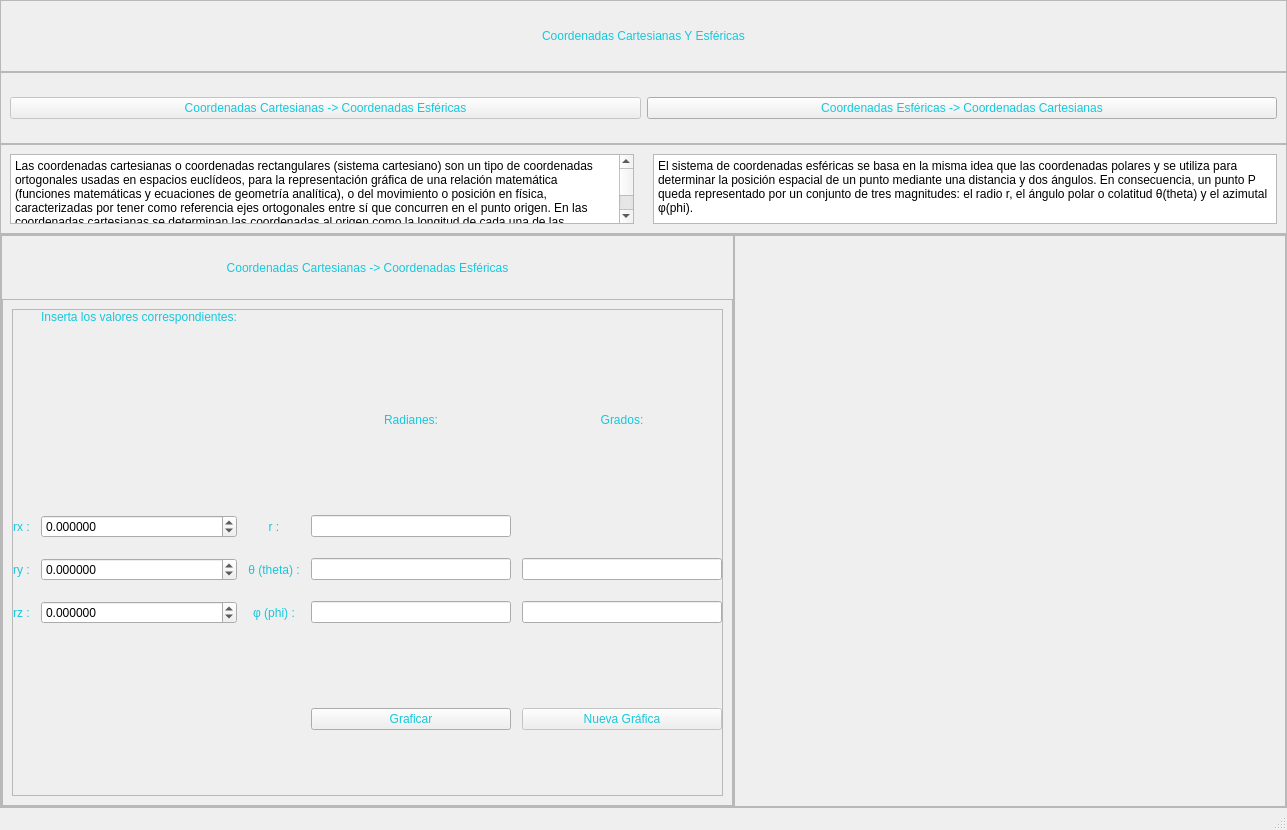
<?xml version="1.0" encoding="UTF-8"?>
<ui version="4.0">
 <class>MainWindow</class>
 <widget class="QMainWindow" name="MainWindow">
  <property name="geometry">
   <rect>
    <x>0</x>
    <y>0</y>
    <width>1287</width>
    <height>830</height>
   </rect>
  </property>
  <property name="windowTitle">
   <string>MainWindow</string>
  </property>
  <widget class="QWidget" name="centralwidget">
   <layout class="QVBoxLayout" name="verticalLayout">
    <property name="spacing">
     <number>0</number>
    </property>
    <property name="leftMargin">
     <number>0</number>
    </property>
    <property name="topMargin">
     <number>0</number>
    </property>
    <property name="rightMargin">
     <number>0</number>
    </property>
    <property name="bottomMargin">
     <number>0</number>
    </property>
    <item>
     <widget class="QWidget" name="widget" native="true">
      <layout class="QVBoxLayout" name="verticalLayout_2" stretch="1,1,1,8">
       <property name="spacing">
        <number>0</number>
       </property>
       <property name="leftMargin">
        <number>0</number>
       </property>
       <property name="topMargin">
        <number>0</number>
       </property>
       <property name="rightMargin">
        <number>0</number>
       </property>
       <property name="bottomMargin">
        <number>0</number>
       </property>
       <item>
        <widget class="QFrame" name="frame">
         <property name="frameShape">
          <enum>QFrame::StyledPanel</enum>
         </property>
         <property name="frameShadow">
          <enum>QFrame::Raised</enum>
         </property>
         <layout class="QHBoxLayout" name="horizontalLayout">
          <item>
           <spacer name="horizontalSpacer">
            <property name="orientation">
             <enum>Qt::Horizontal</enum>
            </property>
            <property name="sizeHint" stdset="0">
             <size>
              <width>369</width>
              <height>20</height>
             </size>
            </property>
           </spacer>
          </item>
          <item>
           <widget class="QLabel" name="label">
            <property name="styleSheet">
             <string notr="true">font: 87 12pt &quot;Arial Black&quot;;
color: rgb(20, 200, 220);</string>
            </property>
            <property name="text">
             <string>Coordenadas Cartesianas Y Esféricas</string>
            </property>
           </widget>
          </item>
          <item>
           <spacer name="horizontalSpacer_2">
            <property name="orientation">
             <enum>Qt::Horizontal</enum>
            </property>
            <property name="sizeHint" stdset="0">
             <size>
              <width>368</width>
              <height>20</height>
             </size>
            </property>
           </spacer>
          </item>
         </layout>
        </widget>
       </item>
       <item>
        <widget class="QFrame" name="frame_2">
         <property name="frameShape">
          <enum>QFrame::StyledPanel</enum>
         </property>
         <property name="frameShadow">
          <enum>QFrame::Raised</enum>
         </property>
         <layout class="QHBoxLayout" name="horizontalLayout_2">
          <item>
           <widget class="QPushButton" name="button_cart_esfe">
            <property name="enabled">
             <bool>false</bool>
            </property>
            <property name="styleSheet">
             <string notr="true">font: 87 12pt &quot;Arial Black&quot;;
color: rgb(20, 200, 220);</string>
            </property>
            <property name="text">
             <string>Coordenadas Cartesianas -&gt; Coordenadas Esféricas</string>
            </property>
           </widget>
          </item>
          <item>
           <widget class="QPushButton" name="button_esfe_cart">
            <property name="styleSheet">
             <string notr="true">font: 87 12pt &quot;Arial Black&quot;;
color: rgb(20, 200, 220);</string>
            </property>
            <property name="text">
             <string>Coordenadas Esféricas -&gt; Coordenadas Cartesianas</string>
            </property>
           </widget>
          </item>
         </layout>
        </widget>
       </item>
       <item>
        <widget class="QFrame" name="frame_6">
         <property name="styleSheet">
          <string notr="true">font: 10pt &quot;MS Shell Dlg 2&quot;;</string>
         </property>
         <property name="frameShape">
          <enum>QFrame::StyledPanel</enum>
         </property>
         <property name="frameShadow">
          <enum>QFrame::Raised</enum>
         </property>
         <layout class="QHBoxLayout" name="horizontalLayout_6">
          <item>
           <widget class="QPlainTextEdit" name="plainTextEdit">
            <property name="enabled">
             <bool>true</bool>
            </property>
            <property name="cursor" stdset="0">
             <cursorShape>ArrowCursor</cursorShape>
            </property>
            <property name="mouseTracking">
             <bool>false</bool>
            </property>
            <property name="layoutDirection">
             <enum>Qt::LeftToRight</enum>
            </property>
            <property name="autoFillBackground">
             <bool>false</bool>
            </property>
            <property name="frameShape">
             <enum>QFrame::StyledPanel</enum>
            </property>
            <property name="frameShadow">
             <enum>QFrame::Plain</enum>
            </property>
            <property name="undoRedoEnabled">
             <bool>true</bool>
            </property>
            <property name="readOnly">
             <bool>true</bool>
            </property>
            <property name="plainText">
             <string>Las coordenadas cartesianas o coordenadas rectangulares (sistema cartesiano) son un tipo de coordenadas ortogonales usadas en espacios euclídeos, para la representación gráfica de una relación matemática (funciones matemáticas y ecuaciones de geometría analítica), o del movimiento o posición en física, caracterizadas por tener como referencia ejes ortogonales entre sí que concurren en el punto origen. En las coordenadas cartesianas se determinan las coordenadas al origen como la longitud de cada una de las proyecciones ortogonales de un punto dado sobre cada uno de los ejes.</string>
            </property>
           </widget>
          </item>
          <item>
           <widget class="QLabel" name="label_2">
            <property name="text">
             <string/>
            </property>
            <property name="pixmap">
             <pixmap>Images/Coordenadas_grafica.png</pixmap>
            </property>
            <property name="alignment">
             <set>Qt::AlignCenter</set>
            </property>
           </widget>
          </item>
          <item>
           <widget class="QPlainTextEdit" name="plainTextEdit_2">
            <property name="enabled">
             <bool>true</bool>
            </property>
            <property name="readOnly">
             <bool>true</bool>
            </property>
            <property name="plainText">
             <string>El sistema de coordenadas esféricas se basa en la misma idea que las coordenadas polares y se utiliza para determinar la posición espacial de un punto mediante una distancia y dos ángulos. En consecuencia, un punto P queda representado por un conjunto de tres magnitudes: el radio r, el ángulo polar o colatitud θ(theta) y el azimutal φ(phi).</string>
            </property>
           </widget>
          </item>
         </layout>
        </widget>
       </item>
       <item>
        <widget class="QFrame" name="frame_3">
         <property name="frameShape">
          <enum>QFrame::StyledPanel</enum>
         </property>
         <property name="frameShadow">
          <enum>QFrame::Raised</enum>
         </property>
         <layout class="QHBoxLayout" name="horizontalLayout_3">
          <property name="spacing">
           <number>0</number>
          </property>
          <property name="leftMargin">
           <number>0</number>
          </property>
          <property name="topMargin">
           <number>0</number>
          </property>
          <property name="rightMargin">
           <number>0</number>
          </property>
          <property name="bottomMargin">
           <number>0</number>
          </property>
          <item>
           <widget class="QFrame" name="frame_4">
            <property name="frameShape">
             <enum>QFrame::StyledPanel</enum>
            </property>
            <property name="frameShadow">
             <enum>QFrame::Raised</enum>
            </property>
            <layout class="QHBoxLayout" name="horizontalLayout_4">
             <property name="spacing">
              <number>0</number>
             </property>
             <property name="leftMargin">
              <number>0</number>
             </property>
             <property name="topMargin">
              <number>0</number>
             </property>
             <property name="rightMargin">
              <number>0</number>
             </property>
             <property name="bottomMargin">
              <number>0</number>
             </property>
             <item>
              <widget class="QStackedWidget" name="stackedWidget_coor">
               <property name="currentIndex">
                <number>0</number>
               </property>
               <widget class="QWidget" name="coor_cartesianas">
                <property name="styleSheet">
                 <string notr="true"/>
                </property>
                <layout class="QVBoxLayout" name="verticalLayout_5" stretch="1,8">
                 <property name="spacing">
                  <number>0</number>
                 </property>
                 <property name="leftMargin">
                  <number>0</number>
                 </property>
                 <property name="topMargin">
                  <number>0</number>
                 </property>
                 <property name="rightMargin">
                  <number>0</number>
                 </property>
                 <property name="bottomMargin">
                  <number>0</number>
                 </property>
                 <item>
                  <widget class="QLabel" name="label_4">
                   <property name="styleSheet">
                    <string notr="true">font: 87 12pt &quot;Arial Black&quot;;
color: rgb(20, 200, 220);</string>
                   </property>
                   <property name="text">
                    <string>Coordenadas Cartesianas -&gt; Coordenadas Esféricas</string>
                   </property>
                   <property name="alignment">
                    <set>Qt::AlignCenter</set>
                   </property>
                  </widget>
                 </item>
                 <item>
                  <widget class="QFrame" name="frame_8">
                   <property name="frameShape">
                    <enum>QFrame::StyledPanel</enum>
                   </property>
                   <property name="frameShadow">
                    <enum>QFrame::Raised</enum>
                   </property>
                   <layout class="QVBoxLayout" name="verticalLayout_7">
                    <item>
                     <widget class="QFrame" name="frame_10">
                      <property name="frameShape">
                       <enum>QFrame::StyledPanel</enum>
                      </property>
                      <property name="frameShadow">
                       <enum>QFrame::Raised</enum>
                      </property>
                      <layout class="QGridLayout" name="gridLayout_3" rowstretch="0,0,0,0,0,0" columnstretch="1,1,1,2,2" rowminimumheight="1,1,1,2,2,0" columnminimumwidth="1,1,1,200,200">
                       <property name="leftMargin">
                        <number>0</number>
                       </property>
                       <property name="topMargin">
                        <number>0</number>
                       </property>
                       <property name="rightMargin">
                        <number>0</number>
                       </property>
                       <property name="bottomMargin">
                        <number>0</number>
                       </property>
                       <property name="horizontalSpacing">
                        <number>11</number>
                       </property>
                       <property name="verticalSpacing">
                        <number>20</number>
                       </property>
                       <item row="1" column="1">
                        <spacer name="verticalSpacer_2">
                         <property name="orientation">
                          <enum>Qt::Vertical</enum>
                         </property>
                         <property name="sizeHint" stdset="0">
                          <size>
                           <width>20</width>
                           <height>40</height>
                          </size>
                         </property>
                        </spacer>
                       </item>
                       <item row="1" column="3">
                        <widget class="QLabel" name="label_14">
                         <property name="styleSheet">
                          <string notr="true">font: 87 12pt &quot;Arial Black&quot;;
color: rgb(20, 200, 220);</string>
                         </property>
                         <property name="text">
                          <string>Radianes:</string>
                         </property>
                         <property name="alignment">
                          <set>Qt::AlignCenter</set>
                         </property>
                        </widget>
                       </item>
                       <item row="3" column="0">
                        <widget class="QLabel" name="label_12">
                         <property name="styleSheet">
                          <string notr="true">font: 87 12pt &quot;Arial Black&quot;;
color: rgb(20, 200, 220);</string>
                         </property>
                         <property name="text">
                          <string>ry :</string>
                         </property>
                         <property name="alignment">
                          <set>Qt::AlignCenter</set>
                         </property>
                        </widget>
                       </item>
                       <item row="2" column="0">
                        <widget class="QLabel" name="label_11">
                         <property name="styleSheet">
                          <string notr="true">font: 87 12pt &quot;Arial Black&quot;;
color: rgb(20, 200, 220);</string>
                         </property>
                         <property name="text">
                          <string>rx :</string>
                         </property>
                         <property name="alignment">
                          <set>Qt::AlignCenter</set>
                         </property>
                        </widget>
                       </item>
                       <item row="4" column="1">
                        <widget class="QDoubleSpinBox" name="sbox_rz_gra">
                         <property name="styleSheet">
                          <string notr="true">font: 9pt &quot;MS Shell Dlg 2&quot;;</string>
                         </property>
                         <property name="decimals">
                          <number>6</number>
                         </property>
                         <property name="minimum">
                          <double>-1000000.000000000000000</double>
                         </property>
                         <property name="maximum">
                          <double>1000000.000000000000000</double>
                         </property>
                         <property name="singleStep">
                          <double>0.100000000000000</double>
                         </property>
                        </widget>
                       </item>
                       <item row="4" column="2">
                        <widget class="QLabel" name="label_19">
                         <property name="styleSheet">
                          <string notr="true">font: 87 12pt &quot;Arial Black&quot;;
color: rgb(20, 200, 220);</string>
                         </property>
                         <property name="text">
                          <string>φ (phi) :</string>
                         </property>
                         <property name="alignment">
                          <set>Qt::AlignCenter</set>
                         </property>
                        </widget>
                       </item>
                       <item row="2" column="3">
                        <widget class="QLineEdit" name="r_grad">
                         <property name="font">
                          <font>
                           <pointsize>9</pointsize>
                          </font>
                         </property>
                         <property name="readOnly">
                          <bool>true</bool>
                         </property>
                        </widget>
                       </item>
                       <item row="4" column="4">
                        <widget class="QLineEdit" name="phi_grad">
                         <property name="font">
                          <font>
                           <pointsize>9</pointsize>
                          </font>
                         </property>
                         <property name="readOnly">
                          <bool>true</bool>
                         </property>
                        </widget>
                       </item>
                       <item row="3" column="3">
                        <widget class="QLineEdit" name="theta_rad">
                         <property name="font">
                          <font>
                           <pointsize>9</pointsize>
                          </font>
                         </property>
                         <property name="readOnly">
                          <bool>true</bool>
                         </property>
                        </widget>
                       </item>
                       <item row="2" column="2">
                        <widget class="QLabel" name="label_17">
                         <property name="styleSheet">
                          <string notr="true">font: 87 12pt &quot;Arial Black&quot;;
color: rgb(20, 200, 220);</string>
                         </property>
                         <property name="text">
                          <string>r :</string>
                         </property>
                         <property name="alignment">
                          <set>Qt::AlignCenter</set>
                         </property>
                        </widget>
                       </item>
                       <item row="3" column="2">
                        <widget class="QLabel" name="label_18">
                         <property name="styleSheet">
                          <string notr="true">font: 87 12pt &quot;Arial Black&quot;;
color: rgb(20, 200, 220);</string>
                         </property>
                         <property name="text">
                          <string>θ (theta) :</string>
                         </property>
                         <property name="alignment">
                          <set>Qt::AlignCenter</set>
                         </property>
                        </widget>
                       </item>
                       <item row="4" column="0">
                        <widget class="QLabel" name="label_13">
                         <property name="styleSheet">
                          <string notr="true">font: 87 12pt &quot;Arial Black&quot;;
color: rgb(20, 200, 220);</string>
                         </property>
                         <property name="text">
                          <string>rz :</string>
                         </property>
                         <property name="alignment">
                          <set>Qt::AlignCenter</set>
                         </property>
                        </widget>
                       </item>
                       <item row="3" column="4">
                        <widget class="QLineEdit" name="theta_grad">
                         <property name="font">
                          <font>
                           <pointsize>9</pointsize>
                          </font>
                         </property>
                         <property name="readOnly">
                          <bool>true</bool>
                         </property>
                        </widget>
                       </item>
                       <item row="4" column="3">
                        <widget class="QLineEdit" name="phi_rad">
                         <property name="font">
                          <font>
                           <pointsize>9</pointsize>
                          </font>
                         </property>
                         <property name="readOnly">
                          <bool>true</bool>
                         </property>
                        </widget>
                       </item>
                       <item row="2" column="1">
                        <widget class="QDoubleSpinBox" name="sbox_rx_gra">
                         <property name="font">
                          <font>
                           <family>MS Shell Dlg 2</family>
                           <pointsize>9</pointsize>
                           <weight>50</weight>
                           <italic>false</italic>
                           <bold>false</bold>
                          </font>
                         </property>
                         <property name="styleSheet">
                          <string notr="true">font: 9pt &quot;MS Shell Dlg 2&quot;;</string>
                         </property>
                         <property name="decimals">
                          <number>6</number>
                         </property>
                         <property name="minimum">
                          <double>-1000000.000000000000000</double>
                         </property>
                         <property name="maximum">
                          <double>1000000.000000000000000</double>
                         </property>
                         <property name="singleStep">
                          <double>0.100000000000000</double>
                         </property>
                        </widget>
                       </item>
                       <item row="3" column="1">
                        <widget class="QDoubleSpinBox" name="sbox_ry_gra">
                         <property name="styleSheet">
                          <string notr="true">font: 9pt &quot;MS Shell Dlg 2&quot;;</string>
                         </property>
                         <property name="decimals">
                          <number>6</number>
                         </property>
                         <property name="minimum">
                          <double>-1000000.000000000000000</double>
                         </property>
                         <property name="maximum">
                          <double>1000000.000000000000000</double>
                         </property>
                         <property name="singleStep">
                          <double>0.100000000000000</double>
                         </property>
                        </widget>
                       </item>
                       <item row="1" column="4">
                        <widget class="QLabel" name="label_15">
                         <property name="styleSheet">
                          <string notr="true">font: 87 12pt &quot;Arial Black&quot;;
color: rgb(20, 200, 220);</string>
                         </property>
                         <property name="text">
                          <string>Grados:</string>
                         </property>
                         <property name="alignment">
                          <set>Qt::AlignCenter</set>
                         </property>
                        </widget>
                       </item>
                       <item row="5" column="1">
                        <spacer name="verticalSpacer">
                         <property name="orientation">
                          <enum>Qt::Vertical</enum>
                         </property>
                         <property name="sizeHint" stdset="0">
                          <size>
                           <width>20</width>
                           <height>40</height>
                          </size>
                         </property>
                        </spacer>
                       </item>
                       <item row="0" column="1">
                        <widget class="QLabel" name="label_16">
                         <property name="styleSheet">
                          <string notr="true">font: 87 9pt &quot;Arial Black&quot;;
color: rgb(20, 200, 220);</string>
                         </property>
                         <property name="text">
                          <string>Inserta los valores correspondientes:</string>
                         </property>
                        </widget>
                       </item>
                       <item row="5" column="3">
                        <widget class="QPushButton" name="button_graf_cart_grad">
                         <property name="styleSheet">
                          <string notr="true">font: 87 12pt &quot;Arial Black&quot;;
color: rgb(20, 200, 220);</string>
                         </property>
                         <property name="text">
                          <string>Graficar</string>
                         </property>
                        </widget>
                       </item>
                       <item row="5" column="4">
                        <widget class="QPushButton" name="button_nueva_graf1">
                         <property name="enabled">
                          <bool>false</bool>
                         </property>
                         <property name="styleSheet">
                          <string notr="true">font: 87 10pt &quot;Arial Black&quot;;
color: rgb(20, 200, 220);</string>
                         </property>
                         <property name="text">
                          <string>Nueva Gráfica</string>
                         </property>
                        </widget>
                       </item>
                      </layout>
                     </widget>
                    </item>
                   </layout>
                  </widget>
                 </item>
                </layout>
               </widget>
               <widget class="QWidget" name="coor_esfericas">
                <property name="styleSheet">
                 <string notr="true"/>
                </property>
                <layout class="QVBoxLayout" name="verticalLayout_4" stretch="1,8">
                 <property name="spacing">
                  <number>0</number>
                 </property>
                 <property name="leftMargin">
                  <number>0</number>
                 </property>
                 <property name="topMargin">
                  <number>0</number>
                 </property>
                 <property name="rightMargin">
                  <number>0</number>
                 </property>
                 <property name="bottomMargin">
                  <number>0</number>
                 </property>
                 <item>
                  <widget class="QLabel" name="label_3">
                   <property name="styleSheet">
                    <string notr="true">font: 87 12pt &quot;Arial Black&quot;;
color: rgb(20, 200, 220);</string>
                   </property>
                   <property name="text">
                    <string>Coordenadas Esféricas -&gt; Coordenadas Cartesianas</string>
                   </property>
                   <property name="alignment">
                    <set>Qt::AlignCenter</set>
                   </property>
                  </widget>
                 </item>
                 <item>
                  <widget class="QFrame" name="frame_7">
                   <property name="frameShape">
                    <enum>QFrame::StyledPanel</enum>
                   </property>
                   <property name="frameShadow">
                    <enum>QFrame::Raised</enum>
                   </property>
                   <layout class="QHBoxLayout" name="horizontalLayout_10">
                    <item>
                     <widget class="QFrame" name="frame_9">
                      <property name="frameShape">
                       <enum>QFrame::StyledPanel</enum>
                      </property>
                      <property name="frameShadow">
                       <enum>QFrame::Raised</enum>
                      </property>
                      <layout class="QGridLayout" name="gridLayout" columnstretch="1,1,1,1">
                       <item row="6" column="1">
                        <widget class="QPushButton" name="button_graf_esfe">
                         <property name="styleSheet">
                          <string notr="true">font: 87 12pt &quot;Arial Black&quot;;
color: rgb(20, 200, 220);</string>
                         </property>
                         <property name="text">
                          <string>Graficar</string>
                         </property>
                        </widget>
                       </item>
                       <item row="6" column="3">
                        <widget class="QPushButton" name="button_nueva_graf2">
                         <property name="enabled">
                          <bool>false</bool>
                         </property>
                         <property name="styleSheet">
                          <string notr="true">font: 87 10pt &quot;Arial Black&quot;;
color: rgb(20, 200, 220);</string>
                         </property>
                         <property name="text">
                          <string>Nueva Gráfica</string>
                         </property>
                        </widget>
                       </item>
                       <item row="4" column="1">
                        <widget class="QCheckBox" name="cBox_phi_grad">
                         <property name="text">
                          <string>φ (phi) está dado en Grados?</string>
                         </property>
                        </widget>
                       </item>
                       <item row="1" column="1">
                        <widget class="QCheckBox" name="cBox_theta_grad">
                         <property name="text">
                          <string>θ (theta) está dado en Grados?</string>
                         </property>
                        </widget>
                       </item>
                       <item row="5" column="3">
                        <widget class="QLineEdit" name="rz_val">
                         <property name="styleSheet">
                          <string notr="true">font: 9pt &quot;MS Shell Dlg 2&quot;;</string>
                         </property>
                         <property name="readOnly">
                          <bool>true</bool>
                         </property>
                        </widget>
                       </item>
                       <item row="5" column="1">
                        <widget class="QDoubleSpinBox" name="sbox_phi">
                         <property name="styleSheet">
                          <string notr="true">font: 9pt &quot;MS Shell Dlg 2&quot;;</string>
                         </property>
                         <property name="decimals">
                          <number>6</number>
                         </property>
                         <property name="minimum">
                          <double>-1000000.000000000000000</double>
                         </property>
                         <property name="maximum">
                          <double>1000000.000000000000000</double>
                         </property>
                         <property name="singleStep">
                          <double>0.100000000000000</double>
                         </property>
                        </widget>
                       </item>
                       <item row="0" column="0">
                        <widget class="QLabel" name="label_5">
                         <property name="styleSheet">
                          <string notr="true">font: 87 12pt &quot;Arial Black&quot;;
color: rgb(20, 200, 220);</string>
                         </property>
                         <property name="text">
                          <string>r :</string>
                         </property>
                        </widget>
                       </item>
                       <item row="3" column="0">
                        <widget class="QLabel" name="label_6">
                         <property name="styleSheet">
                          <string notr="true">font: 87 12pt &quot;Arial Black&quot;;
color: rgb(20, 200, 220);</string>
                         </property>
                         <property name="text">
                          <string>θ (theta) :</string>
                         </property>
                        </widget>
                       </item>
                       <item row="0" column="1">
                        <widget class="QDoubleSpinBox" name="sbox_r">
                         <property name="styleSheet">
                          <string notr="true">font: 9pt &quot;MS Shell Dlg 2&quot;;</string>
                         </property>
                         <property name="decimals">
                          <number>6</number>
                         </property>
                         <property name="minimum">
                          <double>-1000000.000000000000000</double>
                         </property>
                         <property name="maximum">
                          <double>1000000.000000000000000</double>
                         </property>
                         <property name="singleStep">
                          <double>0.100000000000000</double>
                         </property>
                        </widget>
                       </item>
                       <item row="3" column="1">
                        <widget class="QDoubleSpinBox" name="sbox_theta">
                         <property name="styleSheet">
                          <string notr="true">font: 9pt &quot;MS Shell Dlg 2&quot;;</string>
                         </property>
                         <property name="decimals">
                          <number>6</number>
                         </property>
                         <property name="minimum">
                          <double>-1000000.000000000000000</double>
                         </property>
                         <property name="maximum">
                          <double>1000000.000000000000000</double>
                         </property>
                         <property name="singleStep">
                          <double>0.100000000000000</double>
                         </property>
                        </widget>
                       </item>
                       <item row="3" column="2">
                        <widget class="QLabel" name="label_24">
                         <property name="styleSheet">
                          <string notr="true">font: 87 12pt &quot;Arial Black&quot;;
color: rgb(20, 200, 220);
</string>
                         </property>
                         <property name="text">
                          <string>ry :</string>
                         </property>
                         <property name="alignment">
                          <set>Qt::AlignCenter</set>
                         </property>
                        </widget>
                       </item>
                       <item row="5" column="0">
                        <widget class="QLabel" name="label_7">
                         <property name="styleSheet">
                          <string notr="true">font: 87 12pt &quot;Arial Black&quot;;
color: rgb(20, 200, 220);</string>
                         </property>
                         <property name="text">
                          <string>φ (phi) :</string>
                         </property>
                        </widget>
                       </item>
                       <item row="0" column="2">
                        <widget class="QLabel" name="label_23">
                         <property name="styleSheet">
                          <string notr="true">font: 87 12pt &quot;Arial Black&quot;;
color: rgb(20, 200, 220);</string>
                         </property>
                         <property name="text">
                          <string>rx :</string>
                         </property>
                         <property name="alignment">
                          <set>Qt::AlignCenter</set>
                         </property>
                        </widget>
                       </item>
                       <item row="3" column="3">
                        <widget class="QLineEdit" name="ry_val">
                         <property name="styleSheet">
                          <string notr="true">font: 9pt &quot;MS Shell Dlg 2&quot;;</string>
                         </property>
                         <property name="readOnly">
                          <bool>true</bool>
                         </property>
                        </widget>
                       </item>
                       <item row="5" column="2">
                        <widget class="QLabel" name="label_25">
                         <property name="styleSheet">
                          <string notr="true">font: 87 12pt &quot;Arial Black&quot;;
color: rgb(20, 200, 220);</string>
                         </property>
                         <property name="text">
                          <string>rz :</string>
                         </property>
                         <property name="alignment">
                          <set>Qt::AlignCenter</set>
                         </property>
                        </widget>
                       </item>
                       <item row="0" column="3">
                        <widget class="QLineEdit" name="rx_val">
                         <property name="styleSheet">
                          <string notr="true">font: 9pt &quot;MS Shell Dlg 2&quot;;</string>
                         </property>
                         <property name="readOnly">
                          <bool>true</bool>
                         </property>
                        </widget>
                       </item>
                      </layout>
                     </widget>
                    </item>
                   </layout>
                  </widget>
                 </item>
                </layout>
               </widget>
              </widget>
             </item>
            </layout>
           </widget>
          </item>
          <item>
           <widget class="QFrame" name="frame_5">
            <property name="frameShape">
             <enum>QFrame::StyledPanel</enum>
            </property>
            <property name="frameShadow">
             <enum>QFrame::Raised</enum>
            </property>
            <layout class="QHBoxLayout" name="horizontalLayout_5">
             <property name="spacing">
              <number>0</number>
             </property>
             <property name="leftMargin">
              <number>0</number>
             </property>
             <property name="topMargin">
              <number>0</number>
             </property>
             <property name="rightMargin">
              <number>0</number>
             </property>
             <property name="bottomMargin">
              <number>0</number>
             </property>
             <item>
              <widget class="QStackedWidget" name="stackedWidget_grafs">
               <property name="currentIndex">
                <number>0</number>
               </property>
               <widget class="QWidget" name="graf_cartesianas">
                <layout class="QVBoxLayout" name="verticalLayout_3">
                 <item>
                  <layout class="QHBoxLayout" name="graf_carte_esfe"/>
                 </item>
                </layout>
               </widget>
               <widget class="QWidget" name="graf_esfericas">
                <layout class="QVBoxLayout" name="verticalLayout_9">
                 <item>
                  <layout class="QVBoxLayout" name="graf_esfe_carte"/>
                 </item>
                </layout>
               </widget>
              </widget>
             </item>
            </layout>
           </widget>
          </item>
         </layout>
        </widget>
       </item>
      </layout>
     </widget>
    </item>
   </layout>
  </widget>
  <widget class="QStatusBar" name="statusbar"/>
 </widget>
 <resources/>
 <connections/>
</ui>
